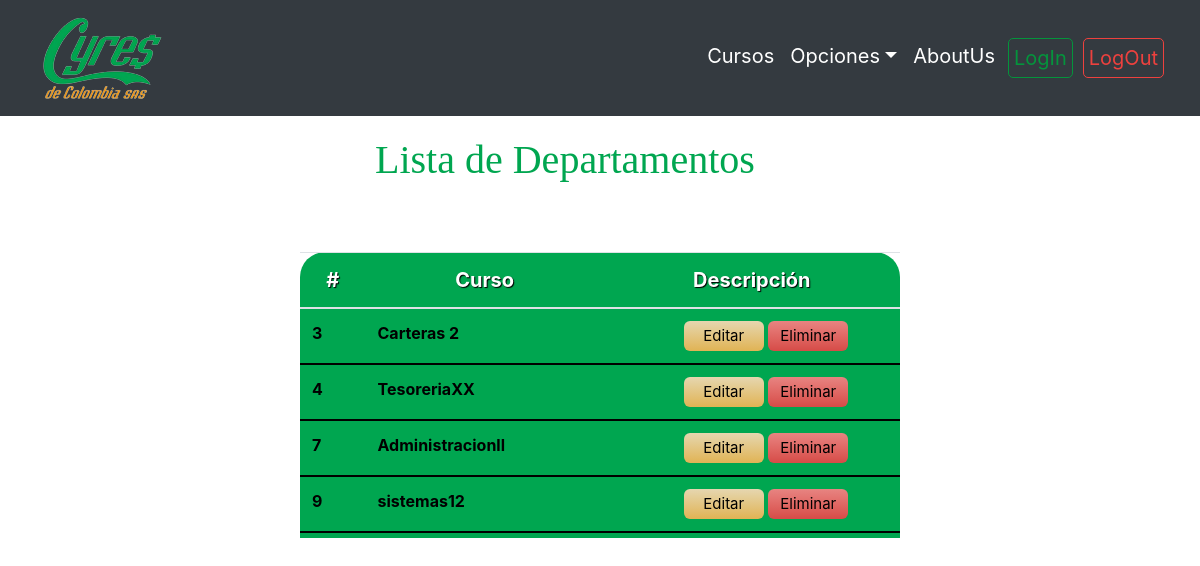
The page /homedpto/ on the database as committed earlier.
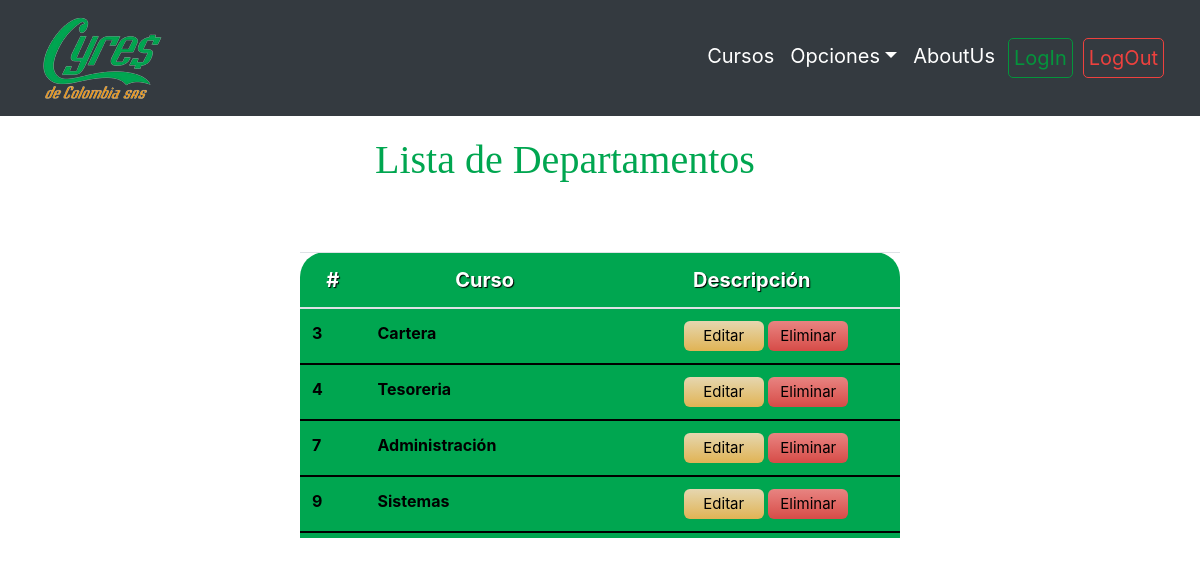
The same page on the database as committed later.
### contenido/models.py (models this page shows, shortened)
class Dpto(models.Model):
    nombreDpto=models.CharField(max_length=100)

### contenido/views.py (the view)
# urls.py: path('homedpto/', views.homedpto,name="homedpto"),
def homedpto(request):
    Dptos=Dpto.objects.all()
    context={'Dptos':Dptos}
    return render(request,'Deptor.html',context)

### contenido/Templates/Deptor.html (shortened to what this page needs)
{% extends 'layout.html' %}
{% load static %}
{% block content %}
<link rel="stylesheet" type="text/css" href=" {% static 'css/home.css' %}">
<link rel="stylesheet" href="https://cdn.jsdelivr.net/npm/bootstrap@4.3.1/dist/css/bootstrap.min.css"
>
<main role="main" class="container">
    <div class="row">
        <div class="col-12">
            <h1>Lista de Departamentos</h1>
            <div class="table-responsive">
                <table class="table " id="tablam">
                    <thead>
                        <tr>
                            <th scope="col">#</th>
                            <th scope="col">Curso</th>
                            <th scope="col">Descripción</th>
                        </tr>
                    </thead>
                    <tbody>
                        {% for dpto in Dptos %}
                        <tr>
                            <th scope="row">{{dpto.id}}</th>
                            <th scope="row">{{dpto.nombreDpto}}</th>
                            <td>
                                <button class="editar" onclick="editarDpto({{dpto.id}},'{{dpto.nombreDpto}}')">Editar</button>
                                <button class="eliminar"><a href="{% url 'eliminarDpto' dpto.id %}">Eliminar</a></button>
                            </td>
                        </tr>
                    </tbody>
                    {% endfor %}
                </table>
            </div>
        </div>
    </div>
</main>
{% endblock %}

### contenido/Templates/layout.html (shortened to what this page needs)
<!DOCTYPE html>
{% load static %}
<html lang="es">
<head>
    <link rel="stylesheet" type="text/css"  href=" {% static 'css/layout.css' %}">
    <link href="https://cdn.jsdelivr.net/npm/bootstrap@5.1.1/dist/css/bootstrap.min.css" rel="stylesheet">
</head>
<body>
    <nav class="navbar navbar-expand-lg navbar-light bg-dark" id="container">
        <div class="container-fluid">
        <a href="{% url 'home' %}" class="logo"><img class="logo" src="{% static "img/Logo-Web-Cyres-de-Colombia-removebg-preview.ico" %}"></a>
    <div class="collapse navbar-collapse" id="navbarSupportedContent" >
        <div class="navlinks navbar-nav ml-auto " >
            <ul class="navbar-nav me-auto mb-2 mb-lg-0  ">
                <li class="nav-item"  id="titulos">
                    <a class="nav-link active " aria-current="page" href="{% url 'home' %}">Cursos</a>
                </li>
                <li class="nav-item dropdown" id="titulos">
                    <a class="nav-link dropdown-toggle" href="#" id="navbarDropdown" role="button"
                        data-bs-toggle="dropdown" aria-expanded="false">Opciones</a>
                        </li>
                    </ul>
                <li class="nav-item" id="titulos">
                    <a class="nav-link" href="https://cyresdecolombia.com/">AboutUs </a>
                </li>
                <li id="login"><a href="#">LogIn</a></li>
                <li id="signup"><a href="#">LogOut</a></li>
        </div>
    </div>
</nav>
{% block content %}
{% endblock %}
</body>
</html>

### static/css/layout.css (style rules this page uses)
* { padding: 0; margin: 0; box-sizing: border-box; }
.navlinks { font-size: 20px; }
#titulos a { color: white; font-size: 20px; }
#login, #signup { border-radius: 5px; padding: 4px 5px; margin: 5px; display: block; }
#login { border: 1px solid #04943c; }
#signup { border: 1px solid #ED413E; }
#signup a { color: #ED413E; text-decoration: none; }
#login a { color: #04943c; text-decoration: none; }

### static/css/home.css (style rules this page uses)
h1 { position:relative; color: #00a650; top:20px; margin:0 auto; width:270px; padding-bottom: 30px; font-family: Poppin; }
table { background-color: #00a650; position:relative; top: 50px; }
#tablam { border-spacing: 0; border-radius: 25px; }
thead { color: white; text-align: center; text-decoration: none; text-shadow: 1px 1px 1px black; font-size: 20px; background-color: r; }
tbody { color: black; }
.eliminar { background: linear-gradient(to bottom, #e78481, #e47673, #e06864, #db5a56, #d64b47); border: none; width: 80px; height: 30px; font-size: 15px; border: none; border-radius: 6px; text-decoration: none; }
.eliminar a { color: black; text-decoration: none; }
.editar { background: linear-gradient(to bottom, #e6d6b0, #e4ce99, #e3c582, #e2bc6b, #e0b354); border: none; width: 80px; height: 30px; font-size: 15px; border: none; border-radius: 6px; }

### contenido/Templates/Deptor.html (style rules this page uses)
body { color: black; }
#tablam { margin: 0px auto; width: 600px; }
.editar,.eliminar { margin: 0px auto; position: relative; left: 25%; }
h1 { width:450px; }

Rows that differ between the two databases and show on the page:
changed Dpto id 3: nombreDpto "Carteras 2" → "Cartera"
changed Dpto id 4: nombreDpto "TesoreriaXX" → "Tesoreria"
changed Dpto id 7: nombreDpto "Administracionll" → "Administración"
changed Dpto id 9: nombreDpto "sistemas12" → "Sistemas"
